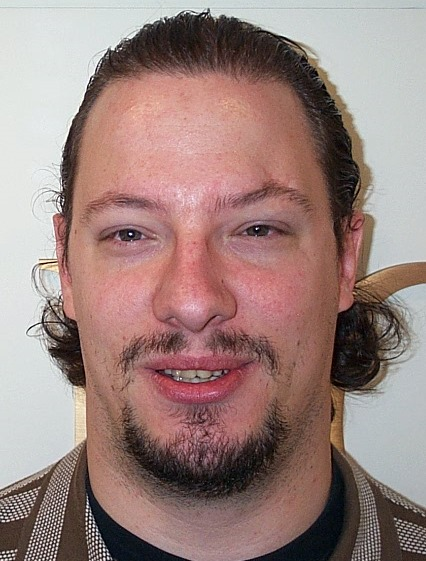
%> input picture code/DB1/db1_05.jpg, 426 x 561 px
$ octave TNM034_projekt.m   (GNU Octave 9; MATLAB toolbox functions it lacks are replaced by stand-ins)
%> lines starting %> are read from the running program, lines starting %| are printed output that depends on the picture; in (x1, y1, x2, y2) boxes, pixels count from 0 and x2, y2 are one past the last pixel; in counts of white or black regions, pixels touching at a corner belong together; the program's own positions count from 1
A = imread("DB1\db1_05.jpg");
%> A is the input picture: size 561x426x3 uint8; mean R, G, B 155.7, 130.7, 126.2
A = im2double(A);
%> A: size 561x426x3 double

% RGB kanaler
R = A(:,:,1);
G = A(:,:,2);
B = A(:,:,3);
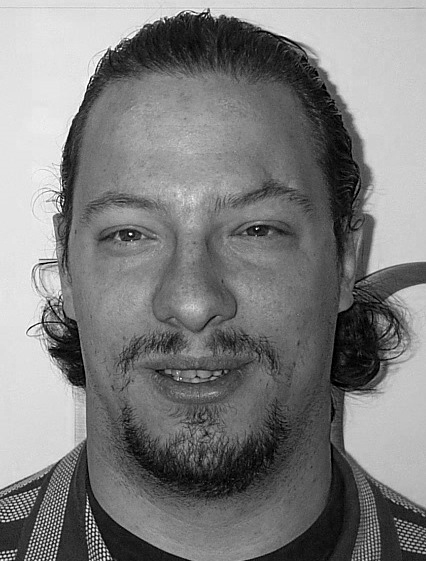
%> B: size 561x426 double; min 0, max 1, mean 0.495

% medelvärde för varje kanal
meanR = mean(R(:));
%> meanR = 0.611
meanG = mean(G(:));
%> meanG = 0.512
meanB = mean(B(:));
%> meanB = 0.495

% medelvärde
meanGray = (meanR + meanG + meanB) / 3;
%> meanGray = 0.539

% skalningsfaktorer
scaleR = meanGray / meanR;
%> scaleR = 0.883
scaleG = meanGray / meanG;
%> scaleG = 1.05
scaleB = meanGray / meanB;
%> scaleB = 1.09

% skala varje kanal
R_balanced = R * scaleR;
G_balanced = G * scaleG;
B_balanced = B * scaleB;

% gör det till en bild
A_balanced = cat(3, R_balanced, G_balanced, B_balanced);

% Klipp värden mellan [0, 1]
A_balanced = min(max(A_balanced, 0), 1);

% Chroma Eye Map (Eye Map C)

R = A_balanced(:,:,1);
G = A_balanced(:,:,2);
B = A_balanced(:,:,3);
% luminans
%Y = (R + G + B) / 3;
YCbCr = rgb2ycbcr(A_balanced);
%> YCbCr: size 561x426x3 double; mean of channels 1, 2, 3 0.526, 0.502, 0.502
Y  = YCbCr(:,:,1);
Cb = YCbCr(:,:,2);
Cr = YCbCr(:,:,3);


% Eye Map C
%EyeMapC = (1/3) * ((0.5*R.^2 + 0.15*G.^2 + 0.25*B.^2) ./ (Y.^2 + 0.01));
EyeMapC = (1/3) * (Cb.^2 + (1 - Cr).^2 + (Cb ./ (Cr + 0.01)));

EyeMapC = mat2gray(EyeMapC); % normalisera mellan 0-1


% Histogramnormalisering

EyeMapC_eq = histeq(EyeMapC);
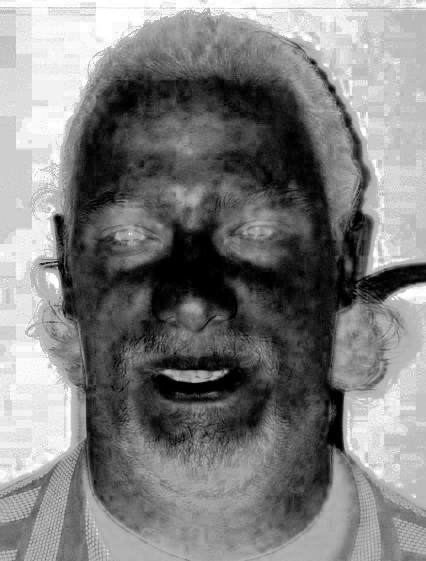
%> EyeMapC_eq: size 561x426 double; min 0, max 1, mean 0.497

% För att betona mörka områden mot ljusa delar
se = strel('disk', 3);
Y_dilate = imdilate(Y, se);
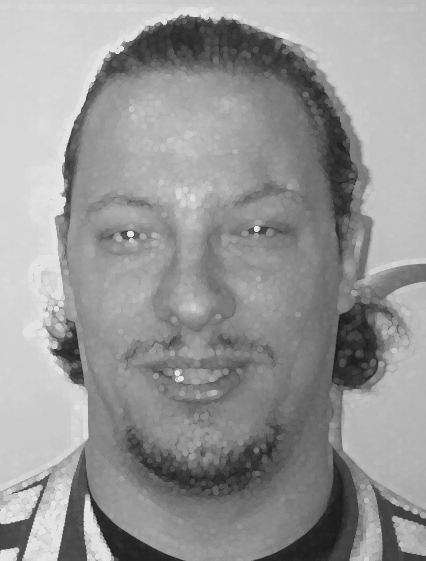
%> Y_dilate: size 561x426 double; min 0.101, max 0.892, mean 0.592
Y_erode = imerode(Y, se);

EyeMapL = Y_dilate ./ (Y_erode + 0.01);
EyeMapL = mat2gray(EyeMapL);

% Kombinera EyeMap C och L

EyeMap = EyeMapC_eq .* EyeMapL;
EyeMap = mat2gray(EyeMap);

EyeMapCL = EyeMap;
threshold = 0.5;
[imSizerow,imSizecol] = size(EyeMap);
%> imSizerow = 561; imSizecol = 426
for row = 1: imSizerow
for col = 1: imSizecol
    if EyeMap(row,col) > threshold
        EyeMap(row,col) = 1;
    else EyeMap(row,col) = 0;
    end
end
end
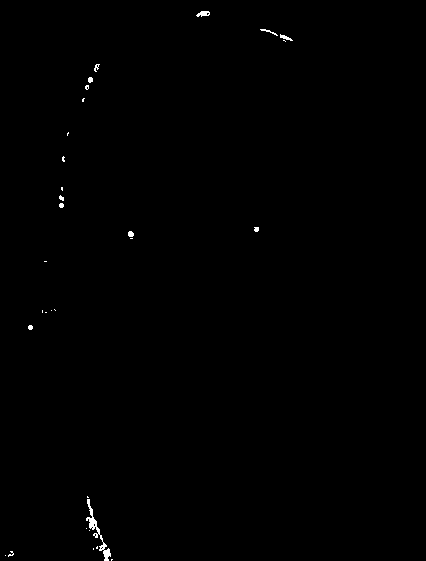
%> EyeMap: size 561x426 double; values 0 (black) and 1 (white), 0.28% white; 31 white regions (20 under 20 px), largest, box (x1, y1, x2, y2) and area: (86, 499, 111, 561) 289, (196, 11, 210, 17) 55, (280, 34, 293, 41) 39
kernel = strel('disk',1);
kernel2 = strel('disk', 6);
EyeMap = imerode(EyeMap,kernel);
%> EyeMap: size 561x426 double; values 0 (black) and 1 (white), 0.08% white in thin lines or dots, all inside (x1, y1, x2, y2) = (29, 12, 291, 561)
EyeMap = imdilate(EyeMap,kernel2);
%> EyeMap: size 561x426 double; values 0 (black) and 1 (white), 1% white; 9 white regions, largest, box (x1, y1, x2, y2) and area: (82, 495, 115, 561) 978, (55, 191, 68, 212) 239, (192, 7, 212, 21) 223

% Visa resultat

figure;
subplot(3,2,1); imshow(A); title('Original');
subplot(3,2,2); imshow(A_balanced); title('Gray World Balanced');
subplot(3,2,3); imshow(EyeMapC_eq); title('Chroma Eye Map (C)');
subplot(3,2,4); imshow(EyeMapL); title('Luminance Eye Map (L)');
subplot(3,2,5); imshow(EyeMapCL); title('Combined Eye Map (C + L)');
subplot(3,2,6); imshow(EyeMap); title('Find Eyes');
%%
% Eigenfaces
filename = 'DB1\db1_01.jpg';
img = im2double(rgb2gray(imread(filename)));
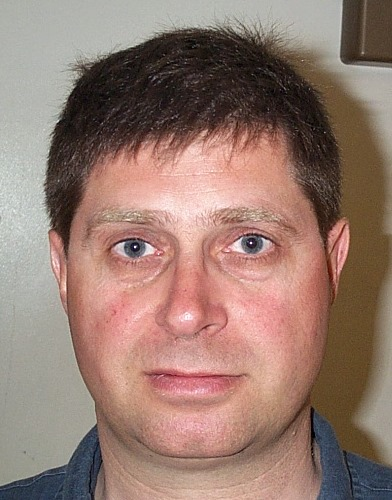
%> input picture code/DB1/db1_01.jpg, 392 x 500 px
%> img: size 500x392 double; min 0, max 0.984, mean 0.508
% hitta en bra storlek på images först som sedan reshapes i loopen till
% behov
[h, w] = size(img);
%> h = 500; w = 392
images = zeros(h*w, 16);
images(:,1) = img(:);

for i = 2:16
    filename = sprintf('DB1\\db1_%02d.jpg', i);
    img = im2double(rgb2gray(imread(filename)));
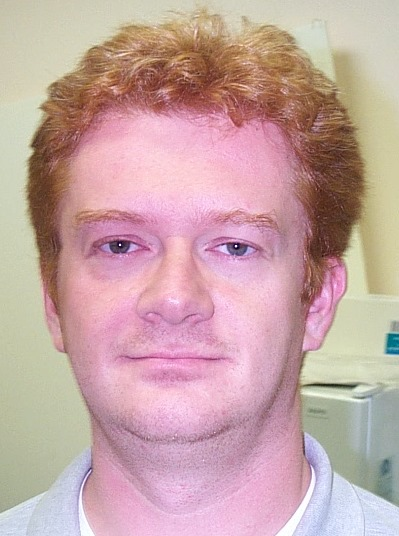
%> input picture code/DB1/db1_02.jpg, 399 x 536 px
%> img: size 536x399 double; min 0.0353, max 1, mean 0.689
     % Resize till samma storlek
    img = imresize(img, [h, w]);
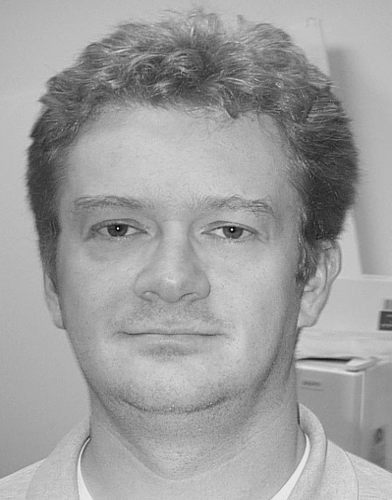
%> img: size 500x392 double; min 0.0126, max 1.1, mean 0.689; drawn with min black and max white

    images(:, i) = img(:);
end
%> pass 2 of the loop `for i = 2:16`:
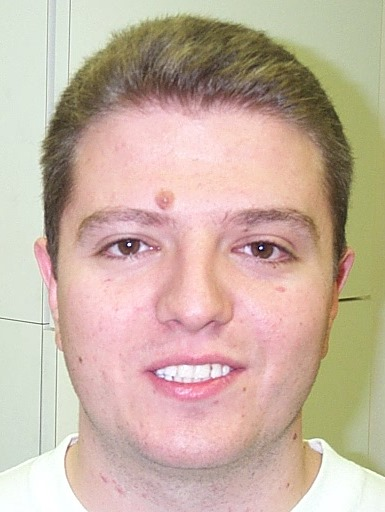
%> input picture code/DB1/db1_03.jpg, 385 x 512 px
%> `img = im2double(rgb2gray(imread(filename)));`:
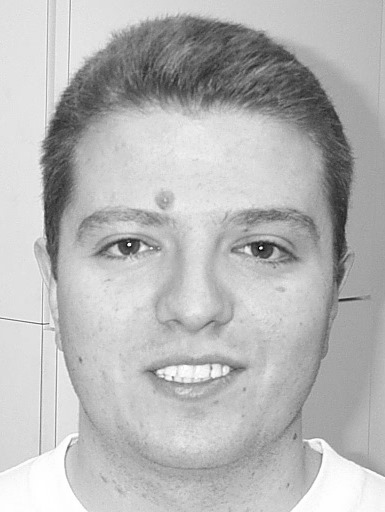
%> img: size 512x385 double; min 0.0196, max 1, mean 0.719
%> `img = imresize(img, [h, w]);`:
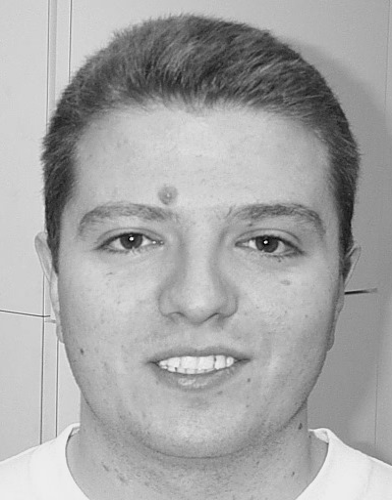
%> img: size 500x392 double; min 0.0565, max 1.07, mean 0.719; drawn with min black and max white
%> (the run ends here)
